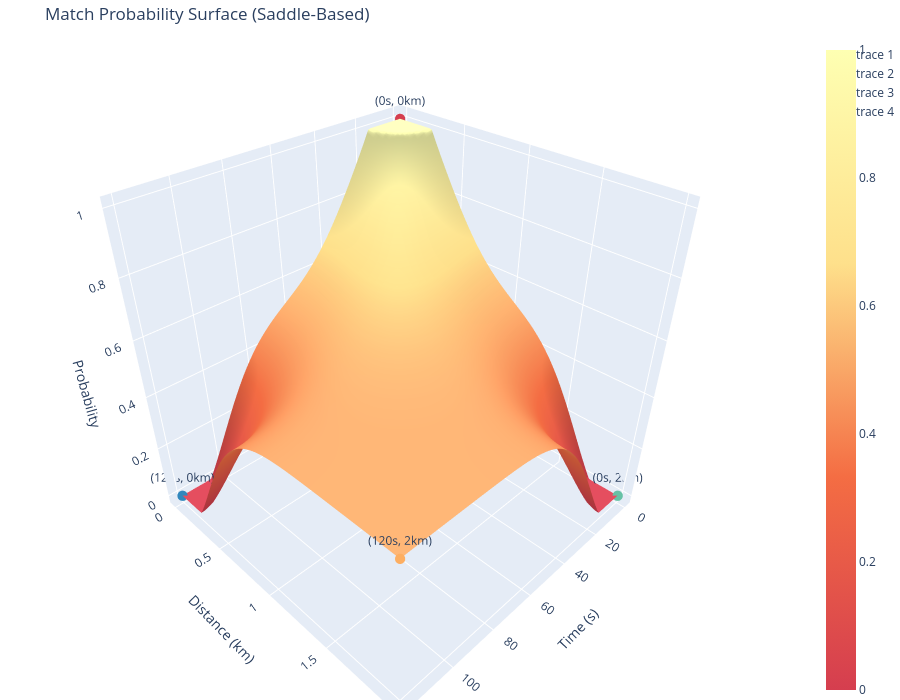

The cell this chart's notebook holds for it:
### Markdown cell above
### __Plot distribution of AIS and RF observations (with extreme values)__

### Code cell
plot_extreme_match_distribution()

### Figure 1 — Plotly figure (JSON) as saved in the notebook; plotly's stock layout.template omitted (floating-point values rounded to 4 significant figures; data arrays with more than 128 entries replaced by an {"elided": "..."} marker saying what was removed)
{"data": [{"colorscale": [[0, "#d53e4f"], [0.3333, "#f46d43"], [0.6667, "#fee08b"], [1, "#feffb2"]], "showscale": true, "type": "surface", "x": {"elided": "100x100 float values"}, "y": {"elided": "100x100 float values"}, "z": {"elided": "100x100 float values"}}, {"marker": {"color": "#d53e4f", "size": 6}, "mode": "markers+text", "text": ["(0s, 0km)"], "type": "scatter3d", "x": [0], "y": [0], "z": [1]}, {"marker": {"color": "#3288bd", "size": 6}, "mode": "markers+text", "text": ["(120s, 0km)"], "type": "scatter3d", "x": [120], "y": [0], "z": [0]}, {"marker": {"color": "#66c2a5", "size": 6}, "mode": "markers+text", "text": ["(0s, 2km)"], "type": "scatter3d", "x": [0], "y": [2], "z": [0]}, {"marker": {"color": "#fdae61", "size": 6}, "mode": "markers+text", "text": ["(120s, 2km)"], "type": "scatter3d", "x": [120], "y": [2], "z": [0.5002]}], "layout": {"height": 700, "margin": {"b": 0, "l": 0, "r": 0, "t": 40}, "scene": {"xaxis": {"title": {"text": "Time (s)"}}, "yaxis": {"title": {"text": "Distance (km)"}}, "zaxis": {"title": {"text": "Probability"}}}, "title": {"text": "Match Probability Surface (Saddle-Based)"}, "width": 900}}
